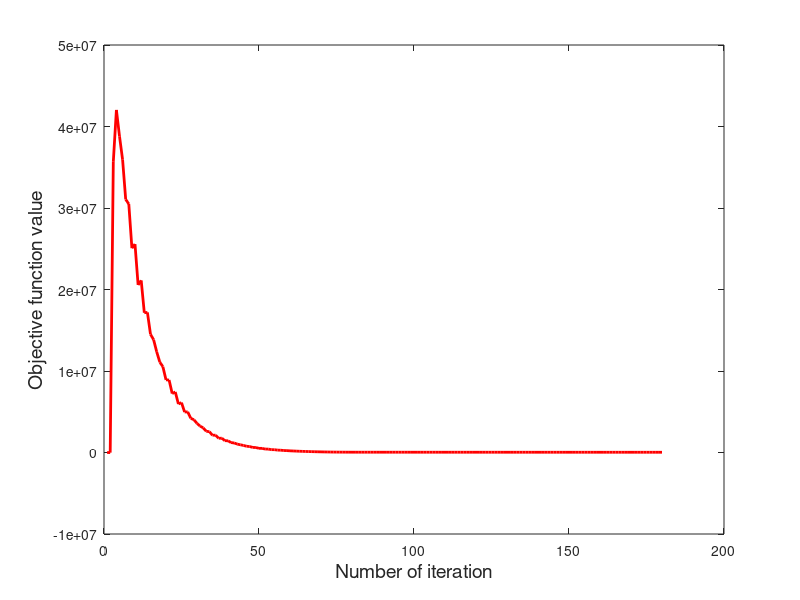

This figure's MATLAB source:
%%%%%TEST COIL20%%%%%%%%%
clc,clear;


load('OBJ');
len = length(OBJ);
len = 180;
x = 1:1:len;
y(1:len) = OBJ(1:len);
plot(x,y,'r-','LineWidth',2);
    
xlabel('Number of iteration','FontSize',14');
ylabel('Objective function value','FontSize',14); 
